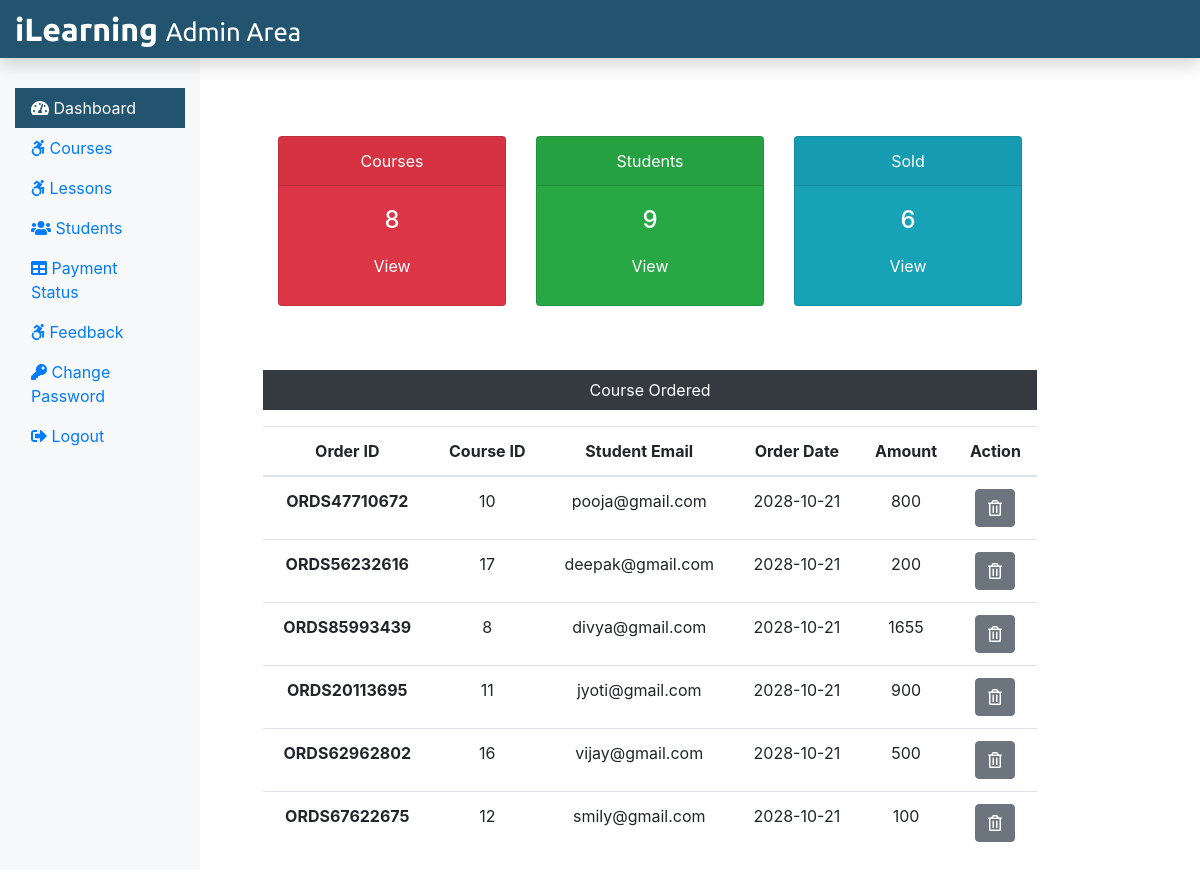
The app's page /Admin/adminDashboard.php (signed in) with its own data.
### tables this page shows
CREATE TABLE `courseorder` (
  `co_id` int(11) NOT NULL,
  `order_id` varchar(255) NOT NULL,
  `stu_email` varchar(255) NOT NULL,
  `course_id` int(11) NOT NULL,
  `status` varchar(255) NOT NULL,
  `respmsg` text NOT NULL,
  `amount` int(11) NOT NULL,
  `order_date` date NOT NULL
);

### Admin/adminDashboard.php (the view, shortened to what this page needs)
<?php
include('./adminInclude/header.php');
include('../dbConnection.php');
$sql = "SELECT * FROM course";
$result = $conn->query($sql);
$totalcourse = $result->num_rows;
 $sql = "SELECT * FROM student";
 $result = $conn->query($sql);
 $totalstu = $result->num_rows;
 $sql = "SELECT * FROM courseorder";
 $result = $conn->query($sql);
 $totalsold = $result->num_rows;
?>
  <div class="col-sm-9 mt-5">
    <div class="row mx-5 text-center">
      <div class="col-sm-4 mt-5">
        <div class="card text-white bg-danger mb-3" style="max-width: 18rem;">
          <div class="card-header">Courses</div>
          <div class="card-body">
            <h4 class="card-title">
              <?php echo $totalcourse; ?>
            </h4>
            <a class="btn text-white" href="courses.php">View</a>
          </div>
        </div>
      </div>
      <div class="col-sm-4 mt-5">
        <div class="card text-white bg-success mb-3" style="max-width: 18rem;">
          <div class="card-header">Students</div>
          <div class="card-body">
            <h4 class="card-title">
              <?php echo $totalstu; ?>
            </h4>
            <a class="btn text-white" href="students.php">View</a>
          </div>
        </div>
      </div>
      <div class="col-sm-4 mt-5">
        <div class="card text-white bg-info mb-3" style="max-width: 18rem;">
          <div class="card-header">Sold</div>
          <div class="card-body">
            <h4 class="card-title">
              <?php echo $totalsold; ?>
            </h4>
            <a class="btn text-white" href="sellreport.php">View</a>
          </div>
        </div>
      </div>
    </div>
    <div class="mx-5 mt-5 text-center">
      <p class=" bg-dark text-white p-2">Course Ordered</p>
      <?php
      $sql = "SELECT * FROM courseorder";
      $result = $conn->query($sql);
      if($result->num_rows > 0){
  echo '<table class="table">
    <thead>
    <tr>
      <th scope="col">Order ID</th>
      <th scope="col">Course ID</th>
      <th scope="col">Student Email</th>
      <th scope="col">Order Date</th>
      <th scope="col">Amount</th>
      <th scope="col">Action</th>
    </tr>
    </thead>
    <tbody>';
    while($row = $result->fetch_assoc()){
    echo '<tr>';
      echo '<th scope="row">'.$row["order_id"].'</th>';
      echo '<td>'. $row["course_id"].'</td>';
      echo '<td>'.$row["stu_email"].'</td>';
      echo '<td>'.$row["order_date"].'</td>';
      echo '<td>'.$row["amount"].'</td>';
      echo '<td><form action="" method="POST" class="d-inline"><input type="hidden" name="id" value='. $row["co_id"] .'><button type="submit" class="btn btn-secondary" name="delete" value="Delete"><i class="far fa-trash-alt"></i></button></form></td>';
      echo '</tr>';
    }
  echo '</tbody>
  </table>';
  } else {
    echo "0 Result";
  }
  ?>
    </div>
  </div>
  </div>
  </div>
<?php
include('./adminInclude/footer.php');
?>

### records on screen
courseorder: order "ORDS47710672", course "10", stu_email "pooja@gmail.com", order_date "2028-10-21", amount "800"
courseorder: order "ORDS56232616", course "17", stu_email "deepak@gmail.com", order_date "2028-10-21", amount "200"
courseorder: order "ORDS85993439", course "8", stu_email "divya@gmail.com", order_date "2028-10-21", amount "1655"
courseorder: order "ORDS20113695", course "11", stu_email "jyoti@gmail.com", order_date "2028-10-21", amount "900"
courseorder: order "ORDS62962802", course "16", stu_email "vijay@gmail.com", order_date "2028-10-21", amount "500"
courseorder: order "ORDS67622675", course "12", stu_email "smily@gmail.com", order_date "2028-10-21", amount "100"

### other values on screen
$totalcourse "8"
$totalstu "9"
$totalsold "6"
